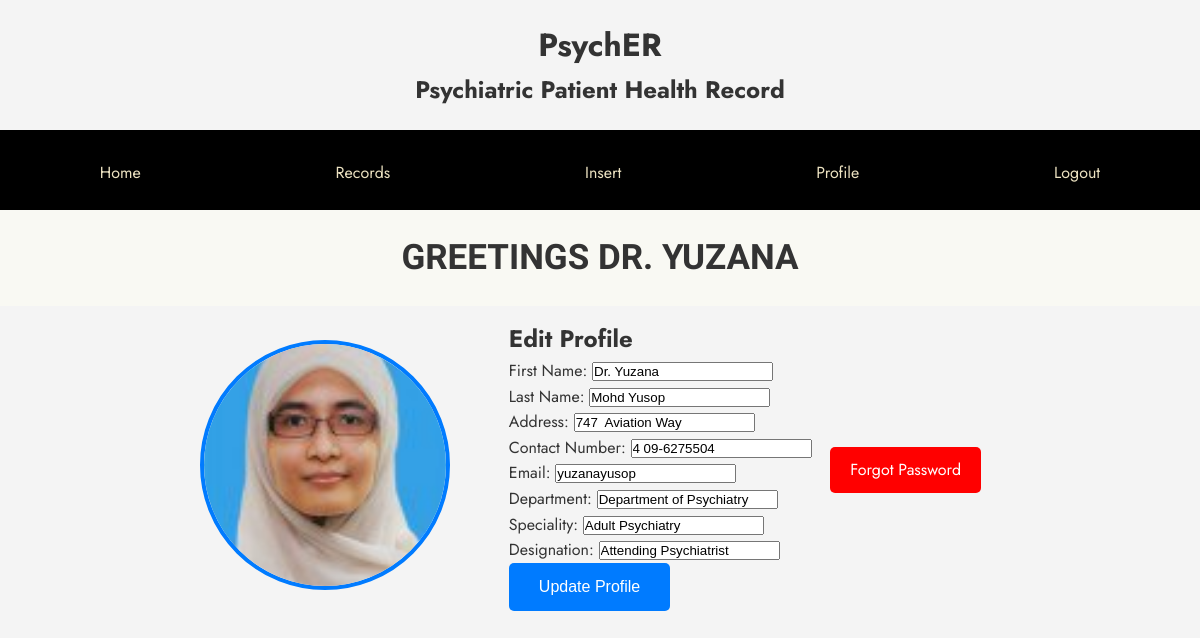
The page /edit_profile.php (signed in) on the database its author committed.
### tables this page shows
CREATE TABLE `doctor` (
  `SSN` varchar(20) NOT NULL,
  `F_Name` char(15) NOT NULL,
  `L_Name` char(15) NOT NULL,
  `Hospital_ID` varchar(25) NOT NULL,
  `Address` varchar(30) NOT NULL,
  `Contact_No` varchar(20) NOT NULL,
  `Email` varchar(50) NOT NULL,
  `Department` char(35) NOT NULL,
  `Speciality` varchar(30) NOT NULL,
  `Designation` varchar(25) NOT NULL
);

### edit_profile.php (the view, shortened to what this page needs)
<?php
require "connection.php";
$uid = $_SESSION["userID"];
$sql = "SELECT SSN, F_Name, L_Name, Address, Contact_No, Email, Department, Speciality, Designation FROM doctor WHERE SSN=?";
$stmt = mysqli_stmt_init($conn);
if (!mysqli_stmt_prepare($stmt, $sql)) {
    header("Location:ddashboard.php?error=sqlerror");
    exit();
} else {
    mysqli_stmt_bind_param($stmt, "s", $uid);
    mysqli_stmt_execute($stmt);
    $result = mysqli_stmt_get_result($stmt);
    if ($row = mysqli_fetch_assoc($result)) {
        $doctorDetails = $row;
    }
}
?>
<!DOCTYPE html>
<html>
<head>
    <link rel="stylesheet" type="text/css" href="dprofile_style.css">
</head>
<body>
<div class="header">
    <div>
        <h1>PsychER</h1>
        <h2>Psychiatric Patient Health Record</h2>
    </div>
</div>
<div class="navigation-bar">
    <a href="ddashboard.php">Home</a>
    <a href="drecords.php">Records</a>
    <a href="dinsert.php">Insert</a>
    <a href="dprofile.php">Profile</a>
    <a href="logout.php">Logout</a>
</div>
<div class='welcome'>
    <h2 class='welcome_mssg'> GREETINGS <?php echo strtoupper($doctorDetails['F_Name']); ?></h2>
</div>
<div class='profile-section'>
    <div class= "profile-picture">
        <img src="Resource/rosliza.jpg" alt="Your Profile Picture">
    </div>
    <div class='edit-profile-section'>
        <h2>Edit Profile</h2>
        <form method="post">
            First Name: <input type="text" name="f_name" value="<?php echo $doctorDetails['F_Name']; ?>"><br>
            Last Name: <input type="text" name="l_name" value="<?php echo $doctorDetails['L_Name']; ?>"><br>
            Address: <input type="text" name="address" value="<?php echo $doctorDetails['Address']; ?>"><br>
            Contact Number: <input type="text" name="contact_no" value="<?php echo $doctorDetails['Contact_No']; ?>"><br>
            Email: <input type="email" name="email" value="<?php echo $doctorDetails['Email']; ?>"><br>
            Department: <input type="text" name="department" value="<?php echo $doctorDetails['Department']; ?>"><br>
            Speciality: <input type="text" name="speciality" value="<?php echo $doctorDetails['Speciality']; ?>"><br>
            Designation: <input type="text" name="designation" value="<?php echo $doctorDetails['Designation']; ?>"><br>
            <input type="submit" value="Update Profile">
        </form>
    </div>
</body>
</html>
<div class="forgot-password-button">
    <a href="d_res_pass.php">Forgot Password</a>
</div>
</body>
</html>

### dprofile_style.css (style rules this page uses)
* { margin: 0; padding: 0; box-sizing: border-box; }
body { font-family: 'Jost', sans-serif; background-color: #f4f4f4; color: #333; line-height: 1.6; }
.header { text-align: center; margin: 20px; }
.navigation-bar { background-color: black; overflow: hidden; font-family: "Jost", sans-serif; height: 80px; text-align: center; }
.navigation-bar a { display: inline-block; font-size: 16px; text-decoration: none; color: #ece2c1; padding: 30px 15px; margin: 0 80px; }
.welcome { position: relative; width: 100%; height: 90px; }
.welcome_mssg { font-family: "Barlow Condensed", sans-serif; font-size: 35px; background: #f9f9f3; text-align: center; padding: 20px; }
.profile-section { display: flex; justify-content: space-between; align-items: center; margin: 20px auto; max-width: 800px; }
.profile-picture { width: 250px; height: 250px; border-radius: 50%; border: 4px solid #007bff; object-fit: cover; margin-right: 40px; }
.profile-picture img { width: 100%; height: 100%; border-radius: 50%; object-fit: cover; }
.edit-profile-section input[type="submit"] { background-color: #007bff; color: white; border: none; padding: 15px 30px; border-radius: 5px; cursor: pointer; font-size: 16px; }
.forgot-password-button { display: block; margin-top: 10px; text-align: center; }
.forgot-password-button a { display: inline-block; padding: 10px 20px; background-color: #ff0000; color: white; text-decoration: none; border-radius: 5px; }

### rows shown on the page
doctor: F_Name "DR. YUZANA", f_name "Dr. Yuzana", l_name "Mohd Yusop", address "747 Aviation Way", contact_no "4 09-6275504", email "yuzanayusop", department "Department of Psychiatry", speciality "Adult Psychiatry", designation "Attending Psychiatrist"
